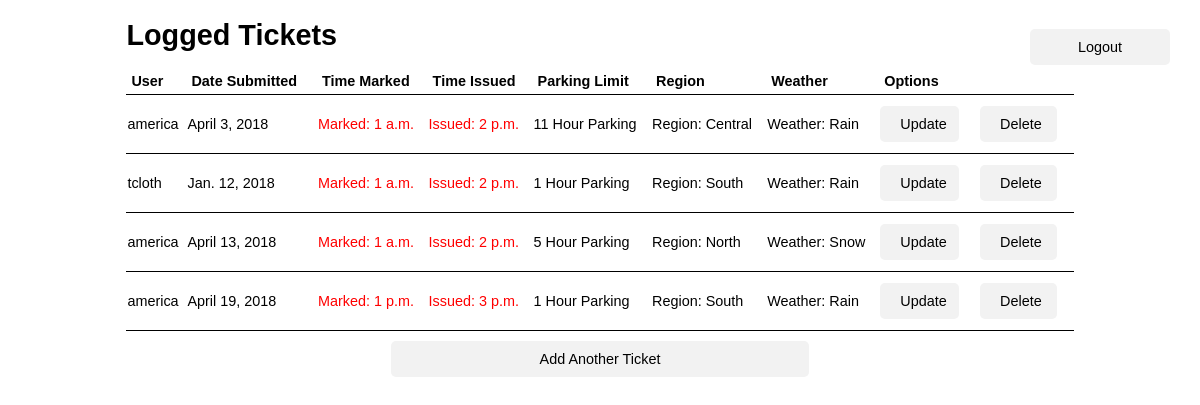
The page /results/ (signed in) on the database its author committed.
### Ticket/models.py (models this page shows)
class Ticket(models.Model):
    id = models.AutoField(primary_key=True)
    location = models.CharField(max_length=30)
    date_received = models.DateField()
    time_marked = models.TimeField()
    time_issued = models.TimeField()
    time_limit = models.IntegerField()
    region = models.CharField(max_length=8, choices=REGION_CHOICES)
    weather = models.CharField(max_length=6, choices=WEATHER_CHOICES)
    username = models.ForeignKey(User, on_delete=models.CASCADE)

### Ticket/views.py (the view)
# urls.py: url(r'^results/', Results.as_view(), name="results"),
class Results(View):
    def get(self, request):
        if not request.user.is_authenticated:
            return redirect("/login/")
        tickets = Ticket.objects.all()
        return render(request, "results.html", {'tickets':tickets})

### templates/results.html
{%  extends "base.html" %}
{% block content %}
    <div>
        <a href="/logout/" class="logout">Logout</a>
        <h1>Logged Tickets</h1>
        <br/>
        <table border="0">
            <tr>
                <th>User</th>
                <th>Date Submitted</th>
                <th>Time Marked</th>
                <th>Time Issued</th>
                <th>Parking Limit</th>
                <th>Region</th>
                <th>Weather</th>
                <th>Options</th>
                <th></th>
            </tr>
        {% for ticket in tickets %}
            <tr>
                <td>{{ ticket.username.username }}</td>
                <td>{{ ticket.date_received }}</td>
                <td class="time">Marked: {{ ticket.time_marked }}</td>
                <td class="time">Issued: {{ ticket.time_issued }}</td>
                <td>{{ ticket.time_limit }} Hour Parking</td>
                <td>Region: {{ ticket.region }}</td>
                <td>Weather: {{ ticket.weather }}</td>
                <td><a href="/update/?id={{ ticket.id }}">Update</a></td>
                <td><a href="/delete/?id={{ ticket.id }}">Delete</a></td>
            </tr>
        {% endfor %}
        </table>
    <a href="/" >Add Another Ticket</a>
    </div>
{% endblock %}

### templates/base.html (shortened to what this page needs)
{% load static %}
<!DOCTYPE html>
<html lang="en">
<head>
    <link rel="stylesheet" type="text/css" href="{%  static 'styles.css' %}"/>
</head>
<body>
<div id="wrapper">
    {% block content %}
    {% endblock %}
</div>
</body>
</html>

### Ticket/static/styles.css (style rules this page uses)
#wrapper { width: 80%; margin: auto; font-family: Arial, Helvetica, sans-serif; font-size:0.9em; }
h1 { margin-bottom: 0; }
table { width:100%; border-collapse: collapse; }
tr { border-bottom: 1px solid black; }
th { text-align: left; padding: 5px; }
a { display: block; width: 40%; margin: 10px auto; padding: 10px 20px; text-decoration: none; text-align: center; background: #f2f2f2; color: black; border-radius: 5px; }
.time { color: red; }
td a { margin-left: 0; }
.logout { position: absolute; right: 30px; width: 100px; }

### rows shown on the page
Ticket: username.username "america", date_received "April 3, 2018", time_marked "1 a.m.", time_issued "2 p.m.", time_limit "11", region "Central", weather "Rain"
Ticket: username.username "tcloth", date_received "Jan. 12, 2018", time_marked "1 a.m.", time_issued "2 p.m.", time_limit "1", region "South", weather "Rain"
Ticket: username.username "america", date_received "April 13, 2018", time_marked "1 a.m.", time_issued "2 p.m.", time_limit "5", region "North", weather "Snow"
Ticket: username.username "america", date_received "April 19, 2018", time_marked "1 p.m.", time_issued "3 p.m.", time_limit "1", region "South", weather "Rain"
